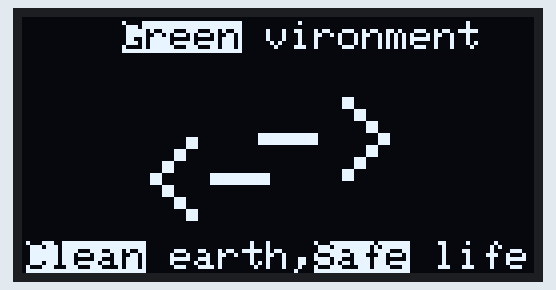
The sketch below on a simulated Arduino Uno, built with avr-gcc and run on an emulated ATmega328P. On the bench: 128×64 one-colour display.

Above: at 0.2 s.

The sketch:

hello.ino
```cpp
#include <Wire.h>
#include <Adafruit_SSD1306.h>
#include <Adafruit_GFX.h>

// OLED display TWI address
#define OLED_ADDR   0x3C
Adafruit_SSD1306 display(-1);

#if (SSD1306_LCDHEIGHT != 64)
#error("Height incorrect, please fix Adafruit_SSD1306.h!");
#endif
void setup() {
  // initialize and clear display
  display.begin(SSD1306_SWITCHCAPVCC, OLED_ADDR);
  display.clearDisplay();
  display.display();
  display.clearDisplay();
  // display a pixel in each corner of the screen
  display.drawPixel(0, 0, WHITE);
  display.drawPixel(127, 0, WHITE);
  display.drawPixel(0, 63, WHITE);
  display.drawPixel(127, 63, WHITE);

  // display a line of text
  display.setTextSize(1);
  display.setTextColor(WHITE);
  display.setCursor(49,1);  //49 colum, 1 row
  display.print("Hello, world!");
  display.setTextSize(2);
  display.setCursor(1,30);
  display.setTextColor(BLACK, WHITE); // Draw 'inverse' text
  display.print(" V.");
  display.setTextColor(WHITE);
  display.print(" ");
  display.print("Balaji");
  // update display with all of the above graphics
  display.display();
  display.clearDisplay();
  display.setTextSize(1);
  display.setCursor(25,1);
  display.setTextColor(BLACK, WHITE);
  display.print("Green");
  display.setTextColor(WHITE);
  display.print(" ");
  display.print("vironment");
  display.setTextSize(3);
  display.setCursor(59,20);
  display.print("->");
  display.setCursor(29,30);
  display.print("<-");
  display.setTextSize(1);
  display.setCursor(1,56);
  display.setTextColor(BLACK, WHITE);
  display.print("Clean");
  display.setTextColor(WHITE);
  display.print(" ");
  display.print("earth,");
  display.setTextColor(BLACK, WHITE);
  display.print("Safe");
  display.setTextColor(WHITE);
  display.print(" ");
  display.print("life");
  display.display();
}

void loop() {
  // put your main code here, to run repeatedly:
}
```
